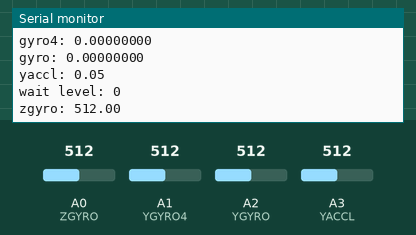
This sketch was run on a simulated Arduino Uno, built with avr-gcc and run on an emulated ATmega328P. Parts: the last lines printed to the serial monitor. The test bench sets the inputs (shaded band); at power-on: A1 (YGYRO4) = 512, A2 (YGYRO) = 512, A3 (YACCL) = 512, A0 (ZGYRO) = 512.

Above: at 3.9 s.
4.0 s: A1 (YGYRO4) set to 716
5.5 s: A2 (YGYRO) set to 716
7.0 s: A1 (YGYRO4) set to 992
10.0 s: A3 (YACCL) set to 716
At 10.35 s:
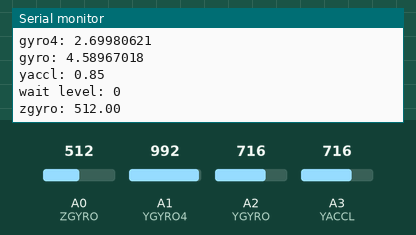
11.5 s: A3 (YACCL) set to 992
At 11.76 s:
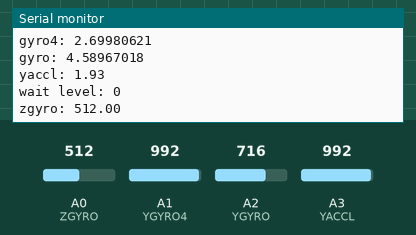
Timing chart, 0 to 14.0 s (numbered marks = the images above; inputs shaded):
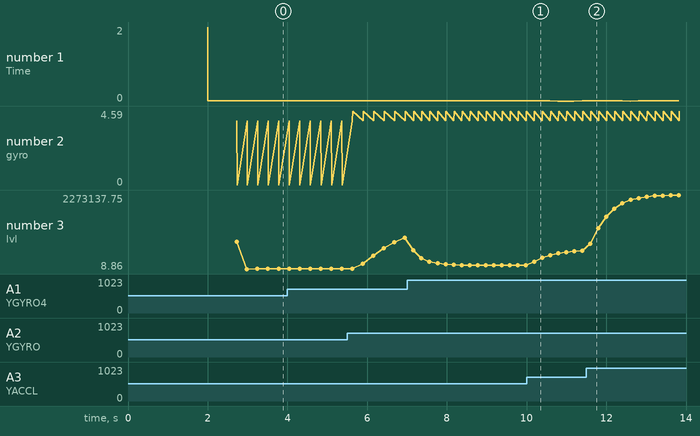

The sketch:

velociryder.ino
```cpp
// (licence header left out)
#include <SoftwareSerial.h>

#define OCCASIONALDEBUG

/*
   Front of board
   +100 power
   +degree


   -zGyro   +zGyro
   Motor1   Motor2


   -degree
   -100 power
 */
//+ = tip forward
//- = tip backward


// PID control constants
// Can change by around 5 at a time
#define PGAIN 650
#define DGAIN 450

#define P3MULT 135

#define LVL_AVG_LEN 8

// Other control constants
#define ACCL_MIX .008

// Turning constants
#define TURNPOT_MARGIN 28
#define STEER_OFFSET 0
#define STEER_GYRO_MARGIN 8
#define STEER_CORRECT_POWER .30
#define STEER_POWER .20
#define MIN_STEER 90

#ifdef OCCASIONALDEBUG
#define BAUD 57600
static uint8_t counter;
#endif

static uint8_t i, j;

static float steer_req;

static float ygyro4_ref;
static float ygyro_ref;
static float zgyro_ref;
static float turnpot_ref;

static float level;
static float angle = 0;

static bool wait_for_level = false;

extern float yaccl_filt;
extern float zaccl_filt;
extern float ygyro4_sum;
extern float ygyro_sum;
extern float zgyro_sum;
extern float turnpot_sum;

void setup() {
#ifdef OCCASIONALDEBUG
	Serial.begin(BAUD);
#endif

	init_sensors();
	init_motors();

	// Build up some previous values
	for (int i=0; i<200; i++) {
		run_magic();
	}

	// 5 seconds may seem long but it doesn't work too well unless its 5 seconds
	//delay (5000);

	read_ygyro4();
	read_ygyro();
	read_zgyro();

	ygyro4_ref = ygyro4_sum;
	ygyro_ref = ygyro_sum;
	zgyro_ref = zgyro_sum;

	// Wait for user to level board
	wait_for_level = true;


	// the turnpot's value at center is different when at rest and when stood on
	// So take the reference point after the user is on the board
	//read_turnpot();
	//turnpot_ref = turnpot_sum;

	level = 0;
	angle = 0;
}

/*
void process_steering() {
	float zgyro, steer;

	read_turnpot();
	steer = -(turnpot_sum - turnpot_ref);

	// If going straight
	if (abs(steer) <= TURNPOT_MARGIN) {
		read_zgyro();
		zgyro = (zgyro_sum - zgyro_ref);

		if (abs(zgyro) > STEER_GYRO_MARGIN)
			steer_req = STEER_CORRECT_POWER * zgyro;
		else
			steer_req = 0;
	}
	// We are turning
	else {
		if (steer < turnpot_ref)
			steer += STEER_OFFSET;
		else
			steer -= STEER_OFFSET;

		// Scale according to speed
		steer_req = steer * STEER_POWER ;//* ((-abs(level) * (1-MIN_STEER)/100) + 1);
	}
}
*/

float accl_angle;

void run_magic() {
	static float filt_level[LVL_AVG_LEN];
	static float sum;
	static int filt_ind;

	static float p_angle = 0;
	static unsigned long time = 0;

	float gyro;
	float time_since = 0;
	float avg = 0;

	p_angle = angle;

	time_since = (((float)(millis() - time))/1000.0);
	time = millis();

#ifdef OCCASIONALDEBUG
	if (counter == 0) {
		Serial.print("Time: ");
		Serial.println(time_since, 10);
	}
#endif

	read_ygyro4();
	read_yaccl();

	if (abs(ygyro4_sum - ygyro4_ref) < 1.5) {
		read_ygyro();
		gyro = (ygyro_sum - ygyro_ref) * time_since;
	}
	else {
		gyro = (ygyro4_sum - ygyro4_ref) * time_since;
	}

	//accl_angle = atan2(yaccl_filt - ACCL_CENTER, zaccl_filt - ACCL_CENTER);
	accl_angle = yaccl_filt;

	angle = ((angle + gyro) * (1 - ACCL_MIX)) + (accl_angle * ACCL_MIX);

	// P
	level = PGAIN * (P3MULT * angle * angle * angle + angle);

	// D
	level += DGAIN * (angle - p_angle);

	sum -= filt_level[filt_ind];
	filt_level[filt_ind] = level;
	sum += filt_level[filt_ind];

	filt_ind = (++filt_ind) % LVL_AVG_LEN;

	level = sum / LVL_AVG_LEN;
}

void set_motors()
{
	int16_t motorL = level + steer_req;
	int16_t motorR = level - steer_req;

	motorL = constrain(motorL, -100, 100);
	motorR = constrain(motorR, -100, 100);

	if (!read_shit_switch()) {
		kill_motors();
		wait_for_level = true;
	}

	else if (wait_for_level) {
		if (abs(level) < 10)
			wait_for_level = false;
	}

	else {
		send_motor_command(motorL, motorR);
	}

#ifdef OCCASIONALDEBUG
	printStatusToSerial();
#endif
}

void loop()
{
	run_magic();
	//process_steering();
	set_motors();

#ifdef OCCASIONALDEBUG
	counter++;
	counter%=64;
#endif
}

#ifdef OCCASIONALDEBUG
void printStatusToSerial()
{
	if (counter == 0)
	{
		Serial.println("=========");
		Serial.print("lvl: ");
		Serial.println(level);
		Serial.print("ang: ");
		Serial.println(angle);
		Serial.print("accl_angle: ");
		Serial.println(accl_angle);
		Serial.print("gyro4: ");
		Serial.println((ygyro4_sum - ygyro4_ref), 8);
		Serial.print("gyro: ");
		Serial.println((ygyro_sum - ygyro_ref), 8);
		Serial.print("yaccl: ");
		Serial.println(yaccl_filt);
		/*
		Serial.print("steer: ");
		Serial.println(turnpot_sum - turnpot_ref);
		Serial.print("steer_req: ");
		Serial.println(steer_req);
		*/
		Serial.print("wait level: ");
		Serial.println(wait_for_level);
		Serial.print("zgyro: ");
		Serial.println(zgyro_sum);
	}
}
#endif
```

motors.ino
```cpp
// (licence header left out)
// motor Controller defines
#define MOTOR_TX_PIN 13
#define MOTOR_RX_PIN 6

#define SABER_BAUDRATE 38400

#define MOTOR1_MAX_FRONT 1
#define MOTOR1_MAX_BACK  127

#define MOTOR2_MAX_FRONT 128
#define MOTOR2_MAX_BACK  255

#define STOP (uint8_t)0

SoftwareSerial motors = SoftwareSerial(MOTOR_RX_PIN, MOTOR_TX_PIN);
static float softStartMult = 1;

void init_motors() {
	pinMode(MOTOR_TX_PIN, OUTPUT);
	motors.begin(SABER_BAUDRATE);
	delay(2000);
	motors.write(STOP);
}

void send_motor_command(int16_t motorL, int16_t motorR) {
	// Slowly come back from a killswitch release
	if (softStartMult < 1)
		softStartMult += 0.01;

	motorL *= softStartMult;
	motorR *= softStartMult;
	motorL = map(motorL, 100, -100, MOTOR1_MAX_BACK, MOTOR1_MAX_FRONT);
	motorR = map(motorR, 100, -100, MOTOR2_MAX_BACK, MOTOR2_MAX_FRONT);

	motors.write((uint8_t)motorL);
	motors.write((uint8_t)motorR);
}

void kill_motors() {
	softStartMult = .7;
	motors.write(STOP);
}
```

sensors.ino
```cpp
// (licence header left out)
// TODO: Add balance point shift compensation for acceleration and
// deceleration. Check by seeing change kn level

// Changeables
//#define OCCASIONALDEBUG

/*
   Front of board
   -100 power
   +degree


   -zGyro   +zGyro
   Motor1   Motor2


   -degree
   +100 power
 */

// Gyro constants
// 572.958 mV per rad per sec, 1.7453292 rad/sec max
//#define GYROTORAD4 .005624596 // radians per second-unit
#define GYROTORAD4 .005624596 // radians per second-unit
// 143 mV per deg per sec, 6.981317007975 rad/sec max
#define GYROTORAD   .02249838 // radians per second-unit

// 400 at 0.392 radians
#define ACCLTORAD .00392

// Accelerometer center point
#define ACCL_CENTER 500   // units

#define YACCL_AVG_LEN 8

// sensor defines
#define YGYRO 2
#define YGYRO4 1
#define ZGYRO 0
#define YACCL 3

static uint8_t k;

float yaccl_filt;

float ygyro4_sum;
float ygyro_sum;
float zgyro_sum;
float turnpot_sum;

void init_sensors() {
	analogReference(EXTERNAL);
}

bool read_shit_switch() {
	//return digitalRead(OHSHITSWITCH);
	return 1;
}

void read_yaccl() {
	static int filt_ind = 0;
	static float sum = 0;
	static float yacclsum = 0;
	static float yaccl_filt_buf[YACCL_AVG_LEN];

	yacclsum = 0;
	for (k=0; k<8; k++) {
		yacclsum += analogRead(YACCL) - ACCL_CENTER;
	}
	yacclsum /= 8;

	sum -= yaccl_filt_buf[filt_ind];
	yaccl_filt_buf[filt_ind] = yacclsum;
	sum += yaccl_filt_buf[filt_ind];

	filt_ind = (++filt_ind) % YACCL_AVG_LEN;

	yaccl_filt = sum / YACCL_AVG_LEN;
	yaccl_filt *= ACCLTORAD;
}

void read_ygyro4() {
	ygyro4_sum = 0;
	for (k=0; k<8; k++) {
		ygyro4_sum += analogRead(YGYRO4);
	}
	ygyro4_sum = ygyro4_sum / 8 * GYROTORAD4;
}

void read_ygyro() {
	ygyro_sum = 0;
	for (k=0; k<8; k++) {
		ygyro_sum += analogRead(YGYRO);
	}
	ygyro_sum = ygyro_sum / 8 * GYROTORAD;
}

void read_zgyro() {
	zgyro_sum = 0;
	for (k=0; k<8; k++) {
		zgyro_sum += analogRead(ZGYRO);
	}
	zgyro_sum = zgyro_sum / 8;
}
```

Measured:
- after the input at 10.0 s, the serial monitor: prints a new line after 0.19 s (image 1)
- after the input at 11.5 s, the serial monitor: prints a new line after 0.10 s (image 2)
- plotted number 2: 0 → 4.59 after the input at 5.5 s
- plotted number 3: 35.67 → 955171.12 after the input at 5.5 s, 955171.12 → 110668.28 after the input at 7.0 s, 110668.28 → 555152.18 after the input at 10.0 s, 555152.18 → 2273137.75 after the input at 11.5 s
